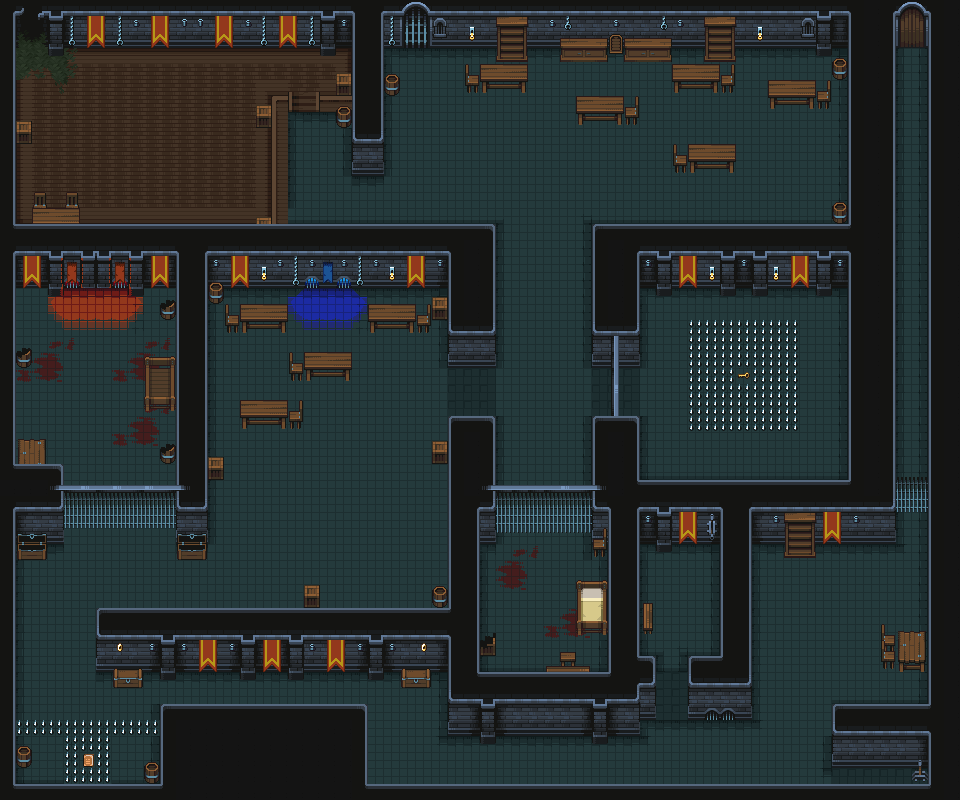

A 2D game scene composited from a Tiled map and its tileset images. What follows is a short description and the map's XML, with each tile layer's data collapsed to a summary:
An orthogonal 60x50 tile map with 16x16 px tiles, 12 tile layers (Ground, Collision, Bar-Tome, Tome, ...).

<map version="1.10" tiledversion="1.10.2" orientation="orthogonal" renderorder="right-down" width="60" height="50" tilewidth="16" tileheight="16" infinite="0" nextlayerid="17" nextobjectid="1">
 <editorsettings>
  <chunksize width="32" height="32" />
  <export target="TutorialMap.Json" format="json" />
 </editorsettings>
 <tileset firstgid="1" name="Tileset1" tilewidth="16" tileheight="16" tilecount="1024" columns="32">
  <image source="Tileset1.png" width="512" height="512" />
 </tileset>
 <layer id="2" name="Ground" width="60" height="50">
  <data>[3000 cells, 3000 non-empty, 53 distinct tile ids]</data>
 </layer>
 <layer id="1" name="Collision" width="60" height="50">
  <data>[3000 cells, 1319 non-empty, 95 distinct tile ids]</data>
 </layer>
 <layer id="6" name="Bar-Tome" width="60" height="50">
  <data>[3000 cells, 11 non-empty, 6 distinct tile ids]</data>
 </layer>
 <layer id="11" name="Tome" width="60" height="50">
  <data>[3000 cells, 1 non-empty, 1 distinct tile ids]</data>
 </layer>
 <layer id="5" name="Finish-Line" width="60" height="50">
  <data>[3000 cells, 6 non-empty, 6 distinct tile ids]</data>
 </layer>
 <layer id="4" name="Door-Closed" width="60" height="50">
  <data>[3000 cells, 6 non-empty, 6 distinct tile ids]</data>
 </layer>
 <layer id="13" name="Lever-Unpulled" width="60" height="50">
  <data>[3000 cells, 2 non-empty, 2 distinct tile ids]</data>
 </layer>
 <layer id="15" name="Lever-Pulled" width="60" height="50">
  <data>[3000 cells, 2 non-empty, 2 distinct tile ids]</data>
 </layer>
 <layer id="10" name="Key" width="60" height="50">
  <data>[3000 cells, 1 non-empty, 1 distinct tile ids]</data>
 </layer>
 <layer id="12" name="Traps-Off" width="60" height="50">
  <data>[3000 cells, 65 non-empty, 1 distinct tile ids]</data>
 </layer>
 <layer id="8" name="Traps-On" width="60" height="50">
  <data>[3000 cells, 65 non-empty, 1 distinct tile ids]</data>
 </layer>
 <layer id="3" name="Background" width="60" height="50">
  <data>[3000 cells, 239 non-empty, 85 distinct tile ids]</data>
 </layer>
</map>
